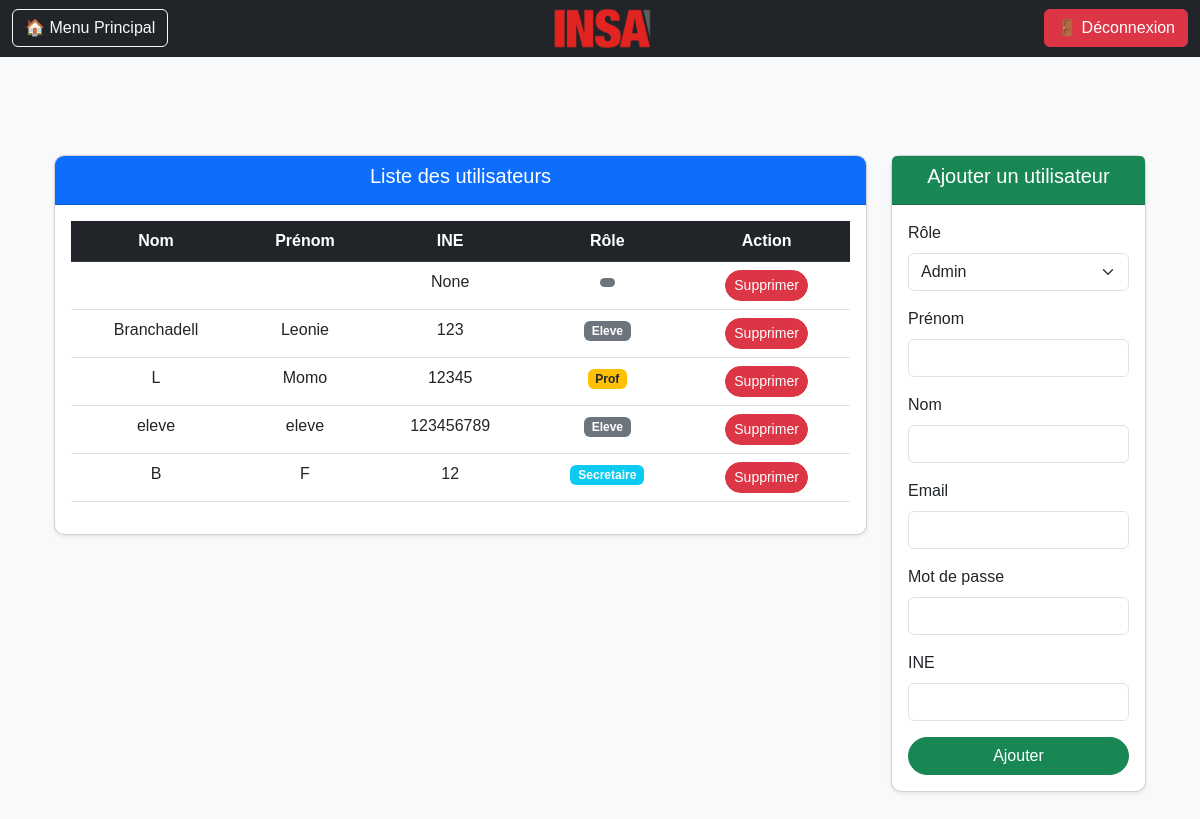
Page /users_list (signed in) on the committed database.
### users/models.py (models this page shows, shortened)
class CustomUser(AbstractUser):
    ROLES = [
        ('admin', 'Admin'),
        ('prof', 'Prof'),
        ('secretaire', 'Secrétaire'),
        ('eleve', 'Élève'),
    ]
    role = models.CharField(max_length=20, choices=ROLES)
    ine = models.CharField(max_length=15, blank=True, null=True)
    classe = models.ForeignKey(Classe, on_delete=models.SET_NULL, null=True, blank=True, help_text="Applicable uniquement si le rôle est Élève")

### users/decorators.py (the view)
    def wrap(request, *args, **kwargs):
        if not (request.user.is_staff or request.user.role in ['prof', 'secretaire', 'admin']):
            return HttpResponseForbidden("Vous n'êtes pas autorisé à voir cette page.")
        return function(request, *args, **kwargs)

### users/views.py (called while the page is built)
@login_required
@staff_required
def users_list(request):
    users = CustomUser.objects.all()
    classes = Classe.objects.all()
    roles = CustomUser.ROLES
    return render(request, 'users_list.html', {'users': users,"classes": classes, "roles": roles})

### users/templates/users_list.html (shortened to what this page needs)
{% extends "base.html" %}
{% load static %}
{% block content %}
<head>
    <link rel="stylesheet" href="https://cdn.jsdelivr.net/npm/bootstrap@5.3.0/dist/css/bootstrap.min.css">
    <link rel="stylesheet" href="{% static 'css/profile.css' %}">
</head>
<body>
    <section class="users-section">
        <div class="container py-5">
            <div class="row">
                <div class="col-lg-9">
                    <div class="card shadow-sm user-table">
                        <div class="card-header text-center bg-primary text-white">
                            <h5>Liste des utilisateurs</h5>
                        </div>
                        <div class="card-body">
                            <table class="table table-hover text-center">
                                <thead class="table-dark">
                                    <tr>
                                        <th>Nom</th>
                                        <th>Prénom</th>
                                        <th>INE</th>
                                        <th>Rôle</th>
                                        <th>Action</th>
                                    </tr>
                                </thead>
                                <tbody>
                                    {% for user in users %}
                                    <tr class="user-row" onclick="window.location.href='{% url 'profile' user.id %}'">
                                        <td>{{ user.last_name }}</td>
                                        <td>{{ user.first_name }}</td>
                                        <td>{{ user.ine }}</td>
                                        <td>
                                            <span class="badge
                                                {% if user.role == 'admin' %}bg-danger
                                                {% elif user.role == 'prof' %}bg-warning text-dark
                                                {% elif user.role == 'secretaire' %}bg-info
                                                {% else %}bg-secondary{% endif %}">
                                                {{ user.role|capfirst }}
                                            </span>
                                        </td>
                                        <td>
                                            <a href="{% url 'delete_user' user.id %}" class="btn btn-sm btn-danger" onclick="return confirm('Supprimer cet utilisateur ?');">
                                                Supprimer
                                            </a>
                                        </td>
                                    </tr>
                                    {% empty %}
                                    <tr>
                                        <td colspan="5" class="text-center text-muted">Aucun utilisateur trouvé.</td>
                                    </tr>
                                    {% endfor %}
                                </tbody>
                            </table>
                        </div>
                    </div>
                </div>
                {% if user.is_staff or user.role == 'secretaire' or user.role == 'admin'%}
                <div class="col-lg-3">
                    <div class="card shadow-sm">
                        <div class="card-header text-center bg-success text-white">
                            <h5>Ajouter un utilisateur</h5>
                        </div>
                        <div class="card-body">
                            <form method="post" action="{% url 'add_user' %}">
                                <div class="mb-3">
                                    <label class="form-label">Rôle</label>
                                    <select name="role" id="role-select" class="form-select" required onchange="toggleClasseField()">
                                        {% for role_key, role_label in roles %}
                                            <option value="{{ role_key }}">{{ role_label }}</option>
                                        {% endfor %}
                                    </select>
                                </div>
                                <div class="mb-3">
                                    <label class="form-label">Prénom</label>
                                    <input type="text" name="first_name" class="form-control">
                                </div>
                                <div class="mb-3">
                                    <label class="form-label">Nom</label>
                                    <input type="text" name="last_name" class="form-control">
                                </div>
                                <div class="mb-3">
                                    <label class="form-label">Email</label>
                                    <input type="email" name="email" class="form-control" required>
                                </div>
                                <div class="mb-3">
                                    <label class="form-label">Mot de passe</label>
                                    <input type="password" name="password" class="form-control" required>
                                </div>
                                <div class="mb-3">
                                    <label class="form-label">INE</label>
                                    <input type="text" name="ine" class="form-control">
                                </div>
                                <div class="d-grid">
                                    <button type="submit" class="btn btn-success">Ajouter</button>
                                </div>
                            </form>
                        </div>
                    </div>
                </div>
                {% endif %}
            </div>
        </div>
    </section>
</body>
{% endblock %}

### static/css/profile.css (style rules this page uses)
body { font-family: 'Poppins', sans-serif; background-color: #f8f9fa; }
.container { margin-top: 50px; }
.card { border-radius: 10px; box-shadow: 0 4px 8px rgba(0, 0, 0, 0.1); }
.card .btn { border-radius: 20px; }
.card { animation: fadeIn 0.5s ease-in-out; }

### users/templates/users_list.html (style rules this page uses)
.user-table { border-radius: 10px; overflow: hidden; }

### rows in the picture
CustomUser: ine "None"
CustomUser: last_name "Branchadell", first_name "Leonie", ine "123", role "Eleve"
CustomUser: last_name "L", first_name "Momo", ine "12345", role "Prof"
CustomUser: last_name "eleve", first_name "eleve", ine "123456789", role "Eleve"
CustomUser: last_name "B", first_name "F", ine "12", role "Secretaire"

### other values in the picture
form field role "Admin"
